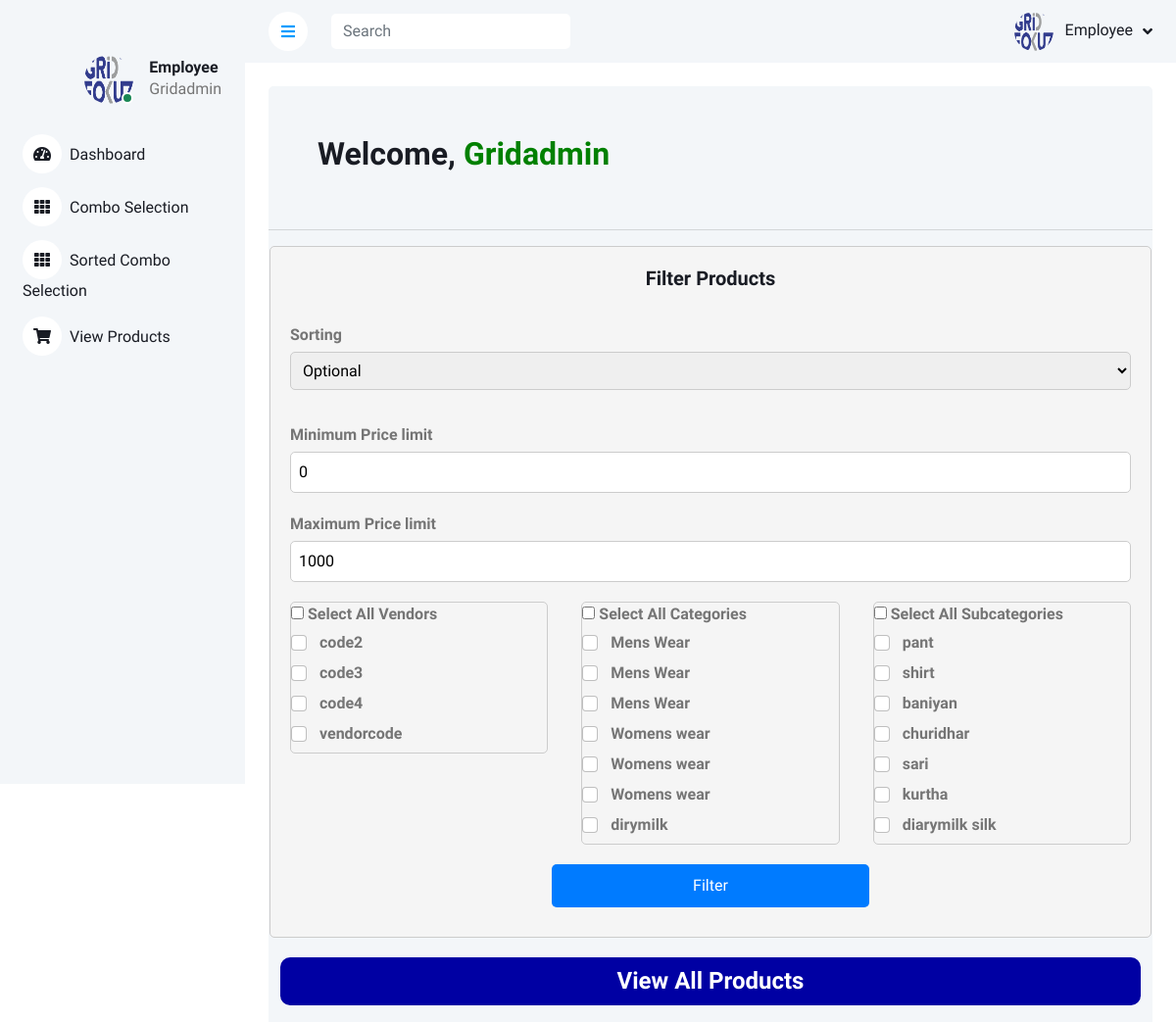
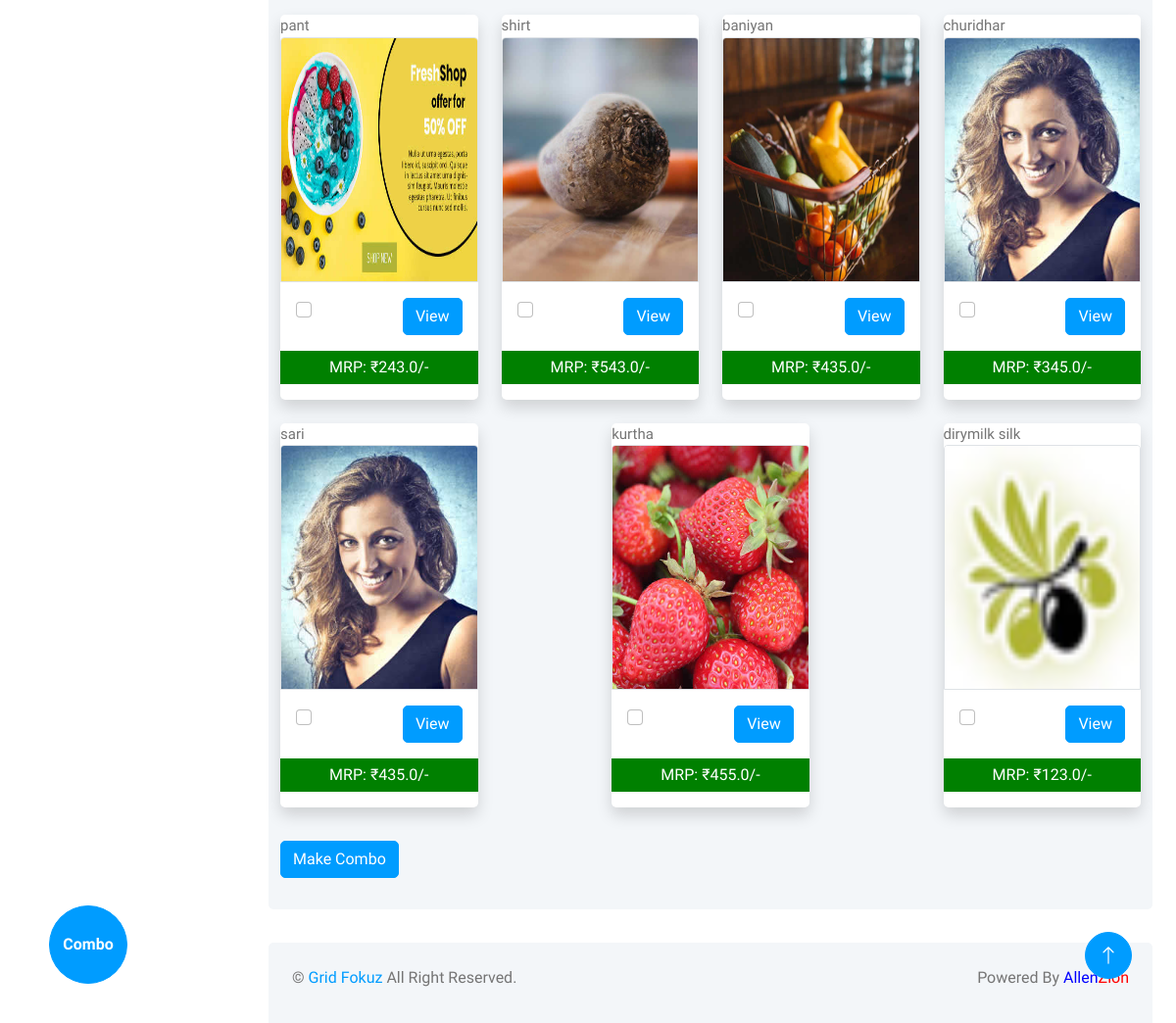
Screenshot of /EmployeeHome (signed in) with the database file from the repository (2 pictures, top to bottom).
### gridfokuzapp/models.py (models this page shows, shortened)
class AddVendors(models.Model):
    vendorname = models.CharField(max_length=30)
    ventorcode = models.CharField(max_length=30, null=True)

class AddProducts(models.Model):
    SKU = models.CharField(max_length=10, null=True)
    Vendor = models.ForeignKey(AddVendors ,on_delete=models.SET_NULL, null=True)
    Category = models.CharField(max_length=50, null=True)
    Sub_category = models.CharField(max_length=50, null=True)
    Product_Name = models.CharField(max_length=50, null=True)
    MRP = models.IntegerField(null=True)
    Vendor_Price = models.FloatField(null=True)
    Total_GF_price = models.FloatField(null=True)
    final_price = models.FloatField(null=True)
    product_image = models.ImageField(upload_to="product_images", null=True)
    discription = models.CharField(max_length=250, null=True)
    temp_discription = models.CharField(max_length=250, null=True)
    branding_category = models.CharField(max_length=50, null=True)
    profit_percentage = models.FloatField(default=0,null=True)
    branding_cost = models.FloatField(default=0, null=True)
    transportation_cost = models.FloatField(default=0, null=True)
    tax = models.FloatField(null=True)
    profit_type = models.CharField(max_length=30, null=True)
    usrinput = models.CharField(max_length=250, null=True)

### gridfokuzapp/views.py (the view)
# urls.py: path("EmployeeHome", views.EmployeeHome, name="EmployeeHome"),
def EmployeeHome(request):
    if not request.user.is_authenticated:
        return redirect('Usrlogin')
    name = request.user
    product = AddProducts.objects.all().order_by('Category')
    category = Category.objects.all().order_by("category_name")
    sub_category = SubCategory.objects.all().order_by("subcategory_name")
    vendors = AddVendors.objects.all().order_by('ventorcode')
    price = [p.Total_GF_price for p in product]
    limit = max(price)
    return render(request, "Employee/EmployeeHome.html", {"name":name,
                                         "product":product,
                                         "category":category,
                                         "sub_category":sub_category,
                                         "vendors":vendors,
                                         "limit":limit})

### templates/Employee/EmployeeHome.html (shortened to what this page needs)
<!DOCTYPE html>
{% load static %}
<html lang="en">
<head>
    <link href="https://cdnjs.cloudflare.com/ajax/libs/font-awesome/5.10.0/css/all.min.css" rel="stylesheet">
    <link href="https://cdn.jsdelivr.net/npm/bootstrap-icons@1.4.1/font/bootstrap-icons.css" rel="stylesheet">
    <link href="{% static 'lib/owlcarousel/assets/owl.carousel.min.css' %}" rel="stylesheet">
    <link href="{% static 'lib/tempusdominus/css/tempusdominus-bootstrap-4.min.css' %}" rel="stylesheet" />
    <link href="{% static 'css/bootstrap.min.css' %}" rel="stylesheet">
    <link href="{% static 'css/style.css' %}" rel="stylesheet">
</head>
<body>
    <div class="container-xxl position-relative bg-white d-flex p-0">
        <div class="sidebar pe-4 pb-3">
            <br>
            <br>
            <nav class="navbar bg-light navbar-light">
                <div class="d-flex align-items-center ms-4 mb-4">
                    <div class="position-relative">
                        <img class="rounded-circle" src="{% static 'img/logo3.png' %}" alt="" style="width: 50px; height: 50px;">
                        <div class="bg-success rounded-circle border border-2 border-white position-absolute end-0 bottom-0 p-1"></div>
                    </div>
                    <div class="ms-3">
                        <h6 class="mb-0">Employee</h6>
                        <span>{{name}}</span>
                    </div>
                </div>
                <div class="navbar-nav w-100">
                    <a href="EmployeeHome" class="nav-item nav-link"><i class="fa fa-tachometer-alt me-2"></i>Dashboard</a>
                    <a href="/Employee_Combo" class="nav-item nav-link"><i class="fa fa-th me-2"></i>Combo Selection</a>
                    <a href="/employee_SortedCombo1" class="nav-item nav-link"><i class="fa fa-th me-2"></i>Sorted Combo Selection</a>
                    <a href="/EmployeeViewAllProducts" class="nav-item nav-link"><i class="fa fa-shopping-cart me-2"></i>View Products</a>
                </div>
            </nav>
        </div>
        <div class="content">
            <nav class="navbar navbar-expand bg-light navbar-light sticky-top px-4 py-0">
                <a href="" class="sidebar-toggler flex-shrink-0">
                    <i class="fa fa-bars"></i>
                </a>
                <form class="d-none d-md-flex ms-4" action="{% url 'EmployeeViewAll_product_list' %}" method="GET">
                    <input class="form-control border-0" name="search" type="search" placeholder="Search">
                </form>
                <div class="navbar-nav align-items-center ms-auto">
                    <div class="nav-item dropdown">
                        <a href="" class="nav-link dropdown-toggle" data-bs-toggle="dropdown">
                            <img class="rounded-circle me-lg-2" src="{% static 'img/logo3.png' %}" alt="" style="width: 40px; height: 40px;">
                            <span class="d-none d-lg-inline-flex">Employee</span>
                        </a>
                    </div>
                </div>
            </nav>
              <div class="container-fluid pt-4 px-4">
                <div class="row vh-300 bg-light rounded align-items-center justify-content-center mx-0">
                    <h2 style="text-align: left; padding:50px;">Welcome, <span style="color:green;">{{name}}</span></h2>
                    <hr>
                    <div class="filter-form">
                        <h5>Filter Products</h5>
                        <form action="Employee_sort_products" method="post">
                            <br><label>Sorting</label>
                            <select name="sorting">
                                <option value="null">Optional</option>
                            </select><br><br>
                            <div class="row">
                                <div class="column">
                                    <label>Minimum Price limit</label>
                                    <input type="number" name="min_limit" placeholder="Enter your minimum limit" value="0"  step="0.01" required>
                                </div>
                            </div>
                            <div class="row">
                                <div class="column">
                                    <label>Maximum Price limit</label>
                                    <input type="number" name="limit" placeholder="Enter your maximum limit" value="1000"  step="0.01" required>
                                </div>
                            </div>
                            <div class="row">
                                <div class="column">
                                    <div class="scrollable-list">
                                        <label>
                                            <input type="checkbox" id="select-all-vendor" onchange="selectAllItems('vendor')"> Select All Vendors
                                        </label>
                                        {% for vendor in vendors %}
                                        <div class="form-check">
                                            <input class="form-check-input vendor-checkbox" type="checkbox" name="vendor" id="vendor_{{ vendor.ventorcode }}" value="{{ vendor.vendorname }}">
                                            <label class="form-check-label" for="vendor_{{ vendor.ventorcode }}">{{ vendor.ventorcode }}</label>
                                        </div>
                                        {% endfor %}
                                    </div>
                                </div>
                                <div class="column">
                                    <div class="scrollable-list">
                                        <label>
                                            <input type="checkbox" id="select-all-category" onchange="selectAllItems('category')"> Select All Categories
                                        </label>
                                        {% for i in product %}
                                        <div class="form-check">
                                            <input class="form-check-input category-checkbox" type="checkbox" name="category" value="{{ i.Category }}">
                                            <label class="form-check-label">{{ i.Category }}</label>
                                        </div>
                                        {% endfor %}
                                    </div>
                                </div>
                                <div class="column">
                                    <div class="scrollable-list">
                                        <label>
                                            <input type="checkbox" id="select-all-subcategory" onchange="selectAllItems('subcategory')"> Select All Subcategories
                                        </label>
                                        {% for i in product %}
                                        <div class="form-check">
                                            <input class="form-check-input subcategory-checkbox" type="checkbox" name="sub_category" value="{{ i.Sub_category }}">
                                            <label class="form-check-label">{{ i.Sub_category }}</label>
                                        </div>
                                        {% endfor %}
                                    </div>
                                </div>
                            </div>
                            <div class="container">
                                <div class="row justify-content-center">
                                    <div class="col-12 col-md-5">
                                        <input type="submit" value="Filter" class="btn btn-primary btn-block">
                                    </div>
                                </div>
                            </div>
                        </form>
                    </div>
<div style="padding-top:20px;">
    <h4 style="text-align: center; background-color: rgb(0, 0, 163); color:white; padding:10px; border-radius: 10px;">View All Products</h4>
</div>
                    <div class="col-12 mt-4 md-2 m-2">
                        <form action="Employee_HomeSortedManualCombo" method="post">
                            <div class="row justify-content-between">
                                {% for i in product %}
                                <div class="col-lg-3 col-md-4 col-sm-6 mb-4">
                                    <div class="card shadow border-0">
                                        <span style="font-size:15px;">{{i.Product_Name}}</span>
                                        <img src="{{i.product_image.url}}" class="card-img-top border img-height-fix" alt="Image 1">
                                        <div class="card-body d-flex justify-content-between">
                                            <input type="checkbox" name="manualcombolist" value="{{i.id}}" class="form-check-input" id="checkbox1">
                                            <a href="{% url 'Employee_product_detail' i.id %}" class="btn btn-primary">View</a>
                                        </div>
                                        <p style="color:white; font-weight:500; text-align:center; background-color:green; padding:5px;">MRP: ₹{{i.Total_GF_price}}/-</p>
                                    </div>
                                </div>
                                {% endfor %}
                            </div>
                            <button class="btn btn-primary" type="submit">Make Combo</button>
                            <button id="sticky-button" class="btn btn-primary" type="submit">Combo</button>
                        </form>
                        <br>
                    </div>
                </div>
            </div>
            <div class="container-fluid pt-4 px-4">
                <div class="bg-light rounded-top p-4">
                    <div class="row">
                        <div class="col-12 col-sm-6 text-center text-sm-start">
                            &copy; <a href="">Grid Fokuz</a> All Right Reserved.
                        </div>
                        <div class="col-12 col-sm-6 text-center text-sm-end">
                            Powered By <a href=""><span style="color:blue;">Allen</span><span style="color:red;">Zion</span></a>
                        </div>
                    </div>
                </div>
            </div>
        </div>
        <a href="" class="btn btn-lg btn-primary btn-lg-square back-to-top"><i class="bi bi-arrow-up"></i></a>
    </div>
</body>
</html>

### static/css/style.css (style rules this page uses)
:root { --primary: #009CFF; --light: #F3F6F9; --dark: #191C24; }
.back-to-top { position: fixed; display: none; right: 45px; bottom: 45px; z-index: 99; }
.btn { transition: .5s; }
.btn.btn-primary { color: #FFFFFF; }
.btn-lg-square { width: 48px; height: 48px; }
.btn-square, .btn-sm-square, .btn-lg-square { padding: 0; display: inline-flex; align-items: center; justify-content: center; font-weight: normal; border-radius: 50px; }
.sidebar { position: fixed; top: 0; left: 0; bottom: 0; width: 250px; height: 100vh; overflow-y: auto; background: var(--light); transition: 0.5s; z-index: 999; }
.content { margin-left: 250px; min-height: 100vh; background: #FFFFFF; transition: 0.5s; }
@media (min-width: 992px) { .sidebar { margin-left: 0; } }
@media (min-width: 992px) { .content { width: calc(100% - 250px); } }
.sidebar .navbar .navbar-nav .nav-link { padding: 7px 20px; color: var(--dark); font-weight: 500; border-left: 3px solid var(--light); border-radius: 0 30px 30px 0; outline: none; }
.sidebar .navbar .navbar-nav .nav-link i { width: 40px; height: 40px; display: inline-flex; align-items: center; justify-content: center; background: #FFFFFF; border-radius: 40px; }
.content .navbar .navbar-nav .nav-link { margin-left: 25px; padding: 12px 0; color: var(--dark); outline: none; }
.content .navbar .sidebar-toggler, .content .navbar .navbar-nav .nav-link i { width: 40px; height: 40px; display: inline-flex; align-items: center; justify-content: center; background: #FFFFFF; border-radius: 40px; }
.content .navbar .dropdown-toggle::after { margin-left: 6px; vertical-align: middle; border: none; content: "\f107"; font-family: "Font Awesome 5 Free"; font-weight: 900; transition: .5s; }

### templates/Employee/EmployeeHome.html (style rules this page uses)
.filter-form { max-width: 900px; margin: 0 auto; padding: 20px; background-color: #f5f5f5; border: 1px solid #ccc; border-radius: 5px; }
.filter-form h5 { text-align: center; font-size: 20px; margin-bottom: 10px; }
.filter-form label { font-weight: bold; margin-bottom: 5px; }
.filter-form select, .filter-form input[type="number"] { width: 100%; padding: 8px; margin-bottom: 10px; border-radius: 5px; border: 1px solid #ccc; }
.scrollable-list { max-height: 300px; overflow-y: scroll; margin-bottom: 10px; border: 1px solid #ccc; border-radius: 5px; }
.filter-form .form-check-label { margin-left: 5px; }
.filter-form .btn-primary { display: block; width: 100%; padding: 10px; background-color: #007bff; border: none; color: #fff; cursor: pointer; border-radius: 5px; }
.row { display: flex; margin-bottom: 10px; }
.row .column { flex: 1; margin-right: 10px; }
.row .column:last-child { margin-right: 0; }
#sticky-button { position: fixed; bottom: 40px; left: 50px; z-index: 9999; width: 80px; height: 80px; border-radius: 50%; font-weight: 800; }
.img-height-fix { height: 250px; }

### rows the page displays
AddVendors: ventorcode "code2"
AddVendors: ventorcode "code3"
AddVendors: ventorcode "code4"
AddVendors: ventorcode "vendorcode"
AddProducts: Category "Mens Wear", Sub_category "pant", Product_Name "pant", product_image (picture), Total_GF_price "243.0"
AddProducts: Category "Mens Wear", Sub_category "shirt", Product_Name "shirt", product_image (picture), Total_GF_price "543.0"
AddProducts: Category "Mens Wear", Sub_category "baniyan", Product_Name "baniyan", product_image (picture), Total_GF_price "435.0"
AddProducts: Category "Womens wear", Sub_category "churidhar", Product_Name "churidhar", product_image (picture), Total_GF_price "345.0"
AddProducts: Category "Womens wear", Sub_category "sari", Product_Name "sari", product_image (picture), Total_GF_price "435.0"
AddProducts: Category "Womens wear", Sub_category "kurtha", Product_Name "kurtha", product_image (picture), Total_GF_price "455.0"
AddProducts: Category "dirymilk", Sub_category "diarymilk silk", Product_Name "dirymilk silk", product_image (picture), Total_GF_price "123.0"

### other values shown
{{ name }} "Gridadmin"
